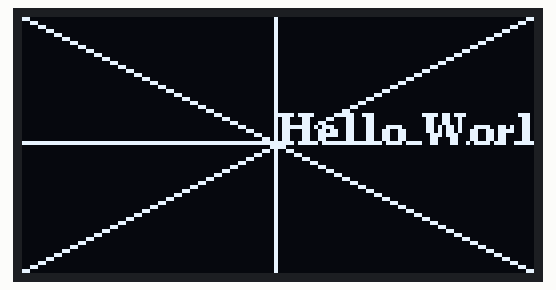
Simulated run of this sketch. Board: Arduino Uno, built with avr-gcc and run on an emulated ATmega328P. Shown: 128×64 one-colour display.

Above: at 0.1 s.

The sketch:

OLED.ino
```cpp
/**
We will use the u8G2 library as it is the one compatible with our OLED display microcontroller (SH1106)
**/

#include <Arduino.h>
#include <U8g2lib.h>

#ifdef U8X8_HAVE_HW_SPI
#include <SPI.h>
#endif
#ifdef U8X8_HAVE_HW_I2C
#include <Wire.h>
#endif


int h, w;


U8G2_SH1106_128X64_NONAME_F_HW_I2C u8g2(U8G2_R0, /* reset=*/ U8X8_PIN_NONE);


void setup(void) {
  u8g2.begin();
  u8g2.clearBuffer();					// clear the internal memory
  u8g2.setFont(u8g2_font_ncenB08_tr);	// choose a suitable font
  h = u8g2.getHeight();
  w = u8g2.getWidth();
}

void loop(void) {

  u8g2.clearBuffer();

  //draw 2 diagonal lines
  u8g2.drawLine(0,0, w -1, h -1);
  u8g2.drawLine(w - 1, 0, 0, h - 1);
  //draw center lines
  u8g2.drawLine((w - 1)/2, 0, (w - 1)/2, h - 1);
  u8g2.drawLine(0, (h - 1)/2, (w - 1), (h - 1)/2);

  u8g2.setCursor(w/2, h/2);
  u8g2.print("Hello World");

  u8g2.sendBuffer();

  }
```
